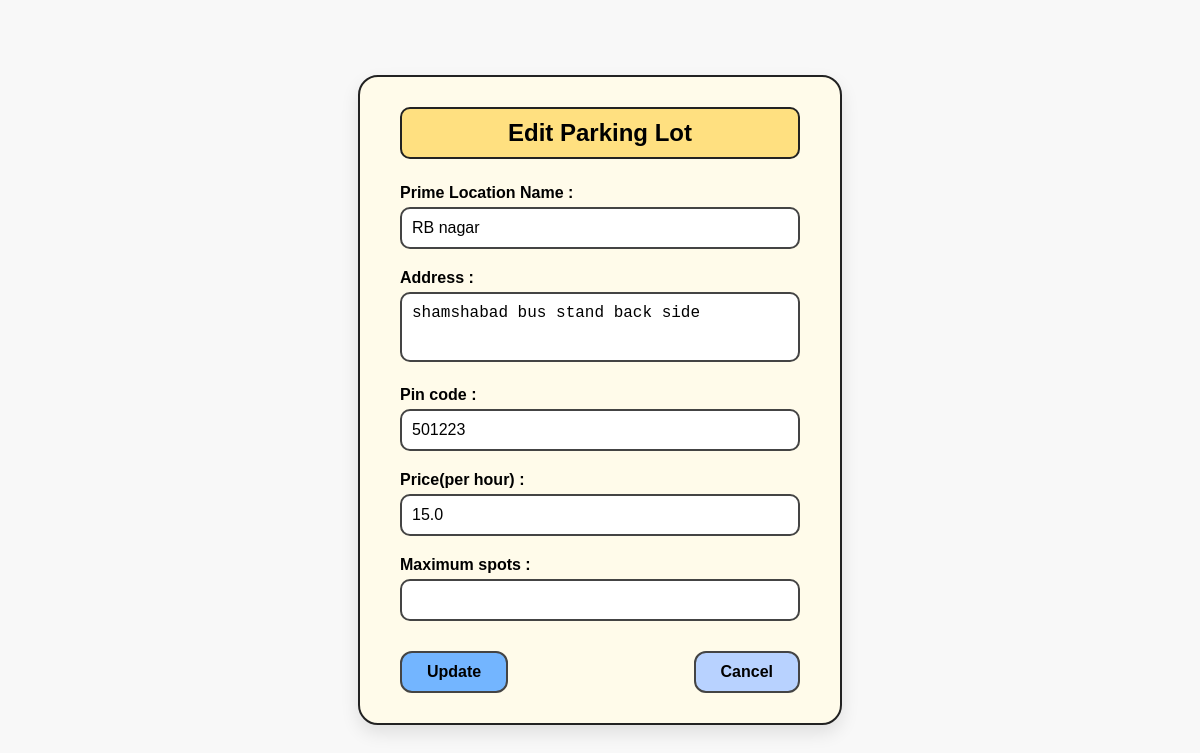
The app's page /lot/edit/1 (signed in) with its own data.
### models/models.py (models this page shows, shortened)
class ParkingLot(db.Model):
    __tablename__ = 'parking_lots'
    id = db.Column(db.Integer, primary_key=True)
    prime_location_name = db.Column(db.String(100), nullable=False)
    price = db.Column(db.Float, nullable=False)
    address = db.Column(db.String(200))
    pin_code = db.Column(db.String(10))
    max_spots = db.Column(db.Integer, nullable=False)
    spots = db.relationship('ParkingSpot', back_populates='parking_lot', lazy=True)

### controllers/admin_controller.py (the view, shortened to what this page needs)
@admin_bp.route('/lot/edit/<int:lot_id>', methods=['GET', 'POST'])
@admin_only
def edit_lot(lot_id):
    lot = ParkingLot.query.get_or_404(lot_id)
    return render_template('admin/edit_lot.html', lot=lot)

### controllers/admin_controller.py (called while the page is built)
def admin_only(f):
    from functools import wraps
    @wraps(f)
    def wrapper(*args, **kwargs):
        if session.get('user_role') != 'admin':
            flash("Access denied. Admins only!", "danger")
            return redirect(url_for('auth.login'))
        return f(*args, **kwargs)
    return wrapper

### templates/admin/edit_lot.html (shortened to what this page needs)
<!DOCTYPE html>
<html lang="en">
<head>
    <link rel="stylesheet" href="{{ url_for('static', filename='css/edit_lot.css') }}">
</head>
<body>
    <div class="edit-container">
        <div class="edit-box">
            <div class="edit-title">Edit Parking Lot</div>
            <form method="POST" action="">
                <label>Prime Location Name :</label>
                <input type="text" name="prime_location_name" value="{{ lot.prime_location_name }}" required>
                <label>Address :</label>
                <textarea name="address" required>{{ lot.address }}</textarea>
                <label>Pin code :</label>
                <input type="text" name="pin_code" value="{{ lot.pin_code }}" required>
                <label>Price(per hour) :</label>
                <input type="number" name="price" value="{{ lot.price }}" step="0.01" required>
                <label>Maximum spots :</label>
                <input type="number" name="max_spots" value="{{ lot.maximum_number_of_spots }}" required>
                <div class="button-container">
                    <button type="submit" class="btn update">Update</button>
                    <a href="{{ url_for('admin.dashboard') }}" class="btn cancel">Cancel</a>
                </div>
            </form>
        </div>
    </div>
</body>
</html>

### static/css/edit_lot.css (style rules this page uses)
body { margin: 0; font-family: 'Comic Sans MS', cursive, sans-serif; background: #f8f8f8; }
.edit-container { display: flex; justify-content: center; align-items: center; height: 100vh; }
.edit-box { background: #fffbea; border: 2px solid #222; border-radius: 20px; padding: 30px 40px; width: 400px; box-shadow: 0 8px 18px rgba(0, 0, 0, 0.1); }
.edit-title { text-align: center; background-color: #ffe080; border: 2px solid #222; border-radius: 10px; padding: 10px; font-size: 24px; font-weight: bold; margin-bottom: 25px; }
label { display: block; margin: 10px 0 5px; font-weight: bold; font-size: 16px; }
input, textarea { width: 100%; padding: 10px; font-size: 16px; border: 2px solid #444; border-radius: 10px; margin-bottom: 10px; background-color: #fff; box-sizing: border-box; }
textarea { resize: none; height: 70px; }
.button-container { display: flex; justify-content: space-between; margin-top: 20px; }
.btn { padding: 10px 25px; font-size: 16px; font-weight: bold; border: 2px solid #444; border-radius: 12px; text-decoration: none; cursor: pointer; background-color: #add8ff; transition: all 0.2s ease; text-align: center; }
.btn.update { background-color: #73b5ff; color: #000; }
.btn.cancel { background-color: #b8d2ff; color: #000; }

### records on screen
ParkingLot: prime_location_name "RB nagar", address "shamshabad bus stand back side", pin_code "501223", price "15.0"
